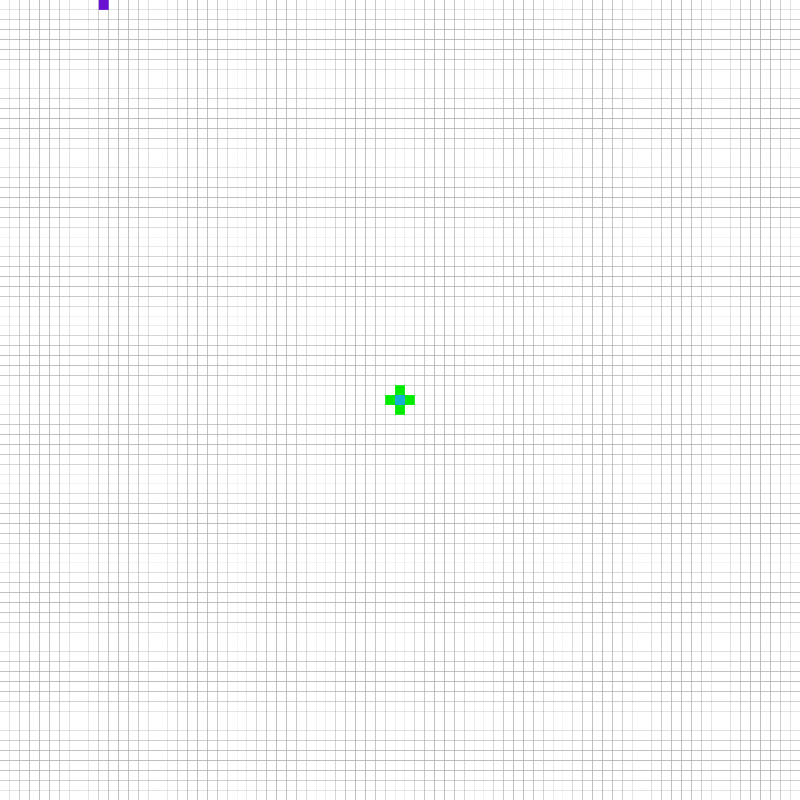
Frame 1 (no input)
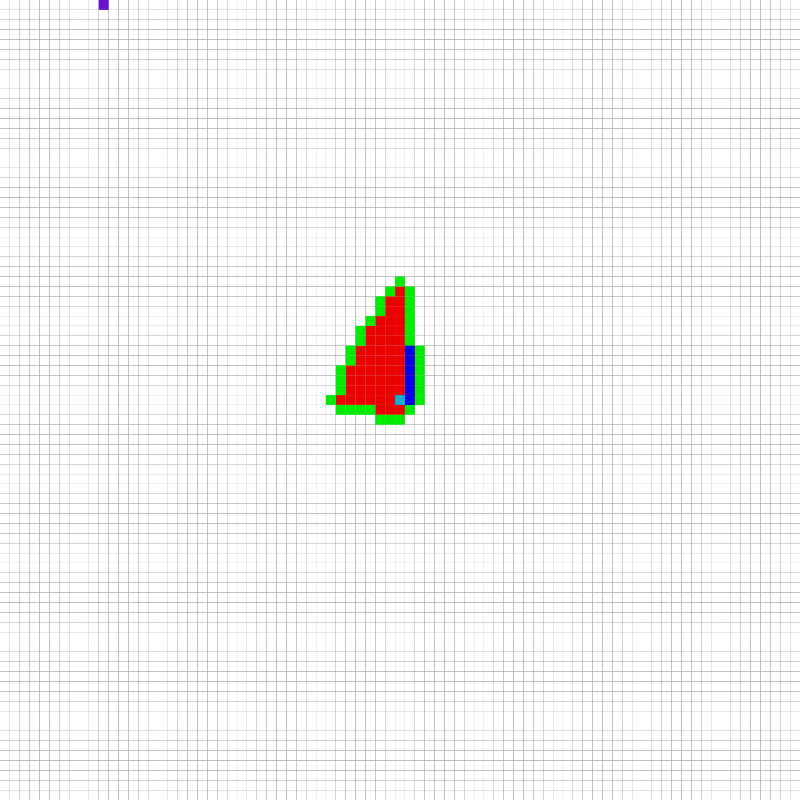
Frame 60 (no input)
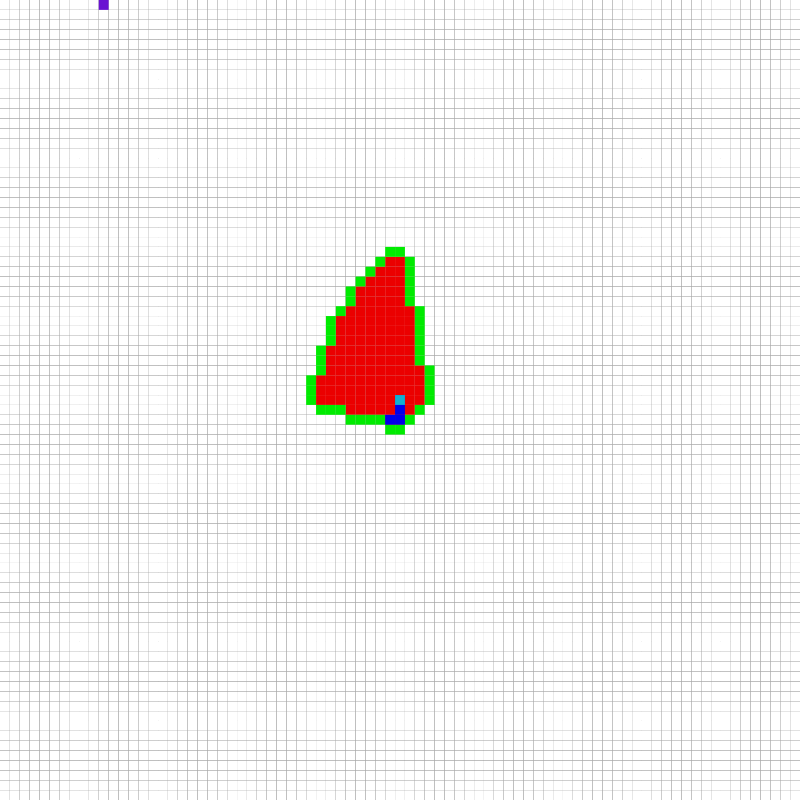
Frame 120 (the mouse pressed at the canvas centre since frame 60)

The p5.js sketch that drew these frames (run headless with seeded random() and noise() and a simulated clock; from frame 60 on, the mouse is pressed at the canvas centre):

// p5.js sketch
// ── sketch.js
let cols = 81;
let rows = 81;
let grid = new Array(cols);

let openSet = [];
let closedSet = [];
let start, end;
let w, h;
let path;

function setup() {
  createCanvas(800, 800);
  console.log('A*');

  for (let i = 0; i < grid.length; i++) {
    grid[i] = new Array(rows);
    for (let j = 0; j < grid[i].length; j++) {
      grid[i][j] = new Spot(i, j);
    }
  }
  
  for (let i = 0; i < grid.length; i++) {
    for (let j = 0; j < grid[i].length; j++) {
      grid[i][j].addNeighbors(grid)
    }
  }

  // console.log(grid)

  start = grid[40][40];
  end = grid[10][0];
  w = width / cols;
  h = height / rows;

  openSet.push(start);

}



function draw(){
  background(0);
  
  if (openSet.length > 0) {

    // 找出openSet里，f值最小的
    let winner  = 0;

    for (let i = 0; i < openSet.length; i++) {
      if(openSet[i].f < openSet[winner].f){
        winner = i;
      }
    }

    let current = openSet[winner];

    if (openSet[winner] === end) {
      console.log('Done!');
      noLoop();
    }

    let temp = current;
    path = [];
    path.push(temp);
    while(!!temp.previous){
      path.push(temp.previous);
      temp = temp.previous;
    }
    openSet.remove(current);
    closedSet.push(current);

    let neighbors = current.neighbors;




    neighbors.forEach(neighbor=>{
      
      if(!closedSet.includes(neighbor)) {
        let tempG = current.g + 1;
        if(openSet.includes(neighbor)){
          if(tempG < neighbor.g){
            neighbor.g = tempG
          }
        }else{
          neighbor.g = tempG;
          openSet.push(neighbor)
        }

        neighbor.h = heuristic(neighbor, end);
        neighbor.f = neighbor.g + neighbor.h;
        neighbor.previous = current;
      }

    })

  }

  grid.forEach(array => {
    array.forEach(spot => {
      spot.show(color(255));
    });
  });

  closedSet.forEach(spot=>{
    spot.show(color(235,0,0))
  })

  openSet.forEach(spot=>{
    spot.show(color(0,235,0))
  })

  path.forEach(spot=>{
    spot.show(color(0,0,235))
  })

  // for (let i = 0; i < path.length; i++) {
  //   path[i].show(color(0,0,235))
  // }

  start.show(color('#12AFD2'));
  end.show(color('#6A12D2'));
}



Array.prototype.remove = function(ele){
  for (let i = 0; i < this.length; i++) {
    if(this[i] == ele){
      this.splice(i, 1);
    }
  }
}

function heuristic(a, b){
  let d = dist(a.x,a.y,b.x,b.y)
  return d;
}
// ── spot.js
function Spot(x,y){
  this.f = 0;
  this.g = 0;
  this.h = 0;
  this.x = x;
  this.y = y;
  this.pervious = undefined;
  this.neighbors = [];
}

Spot.prototype.show = function(color){
  fill(color);
  noStroke();
  rect(this.x * w, this.y * h, w, h);
}

Spot.prototype.addNeighbors = function(grid){
  let x = this.x;
  let y = this.y;

  if( x < grid.length - 1 ) this.neighbors.push(grid[x + 1][y])
  if( x > 0 ) this.neighbors.push(grid[x - 1][y])
  if( y < grid[0].length  - 1 ) this.neighbors.push(grid[x][y + 1])
  if( y > 0 ) this.neighbors.push(grid[x][y - 1])
}
